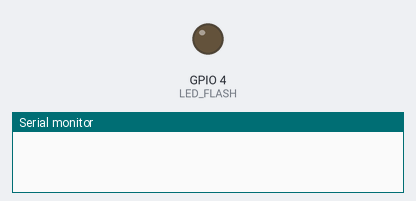
A program run on a simulated ESP32. Shown: output pins drawn as LEDs (lit = HIGH), the last lines printed to the serial monitor. WiFi joins after 1.5 s; servers stay silent unless stated; the camera gives no picture.

Above: at 0.0 s.
At 3.8 s:
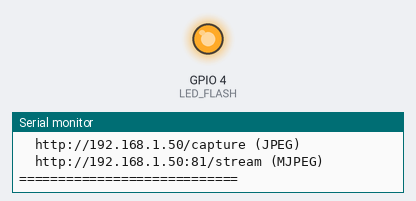
Timing chart, 0 to 5.9 s (numbered marks = the images above):
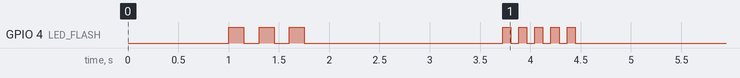

The program:

main.cpp
```cpp
/*
 * ESP32-CAM Camera Server
 * ========================
 * Uses esp_http_server (async, multi-client capable) instead of
 * Arduino WebServer which causes boot loops with camera streaming.
 *
 * Endpoints:
 *   GET /          → Web UI with embedded stream
 *   GET /capture   → Single JPEG snapshot
 *   GET /stream    → MJPEG live stream
 */

#include <WiFi.h>
#include "esp_camera.h"
#include "esp_http_server.h"

// ── WiFi credentials ──
const char* ssid     = "MEDICALEX";
const char* password = "94110Med+";

// ── AI-Thinker ESP32-CAM pin definitions ──
#define PWDN_GPIO_NUM     32
#define RESET_GPIO_NUM    -1
#define XCLK_GPIO_NUM      0
#define SIOD_GPIO_NUM     26
#define SIOC_GPIO_NUM     27
#define Y9_GPIO_NUM       35
#define Y8_GPIO_NUM       34
#define Y7_GPIO_NUM       39
#define Y6_GPIO_NUM       36
#define Y5_GPIO_NUM       21
#define Y4_GPIO_NUM       19
#define Y3_GPIO_NUM       18
#define Y2_GPIO_NUM        5
#define VSYNC_GPIO_NUM    25
#define HREF_GPIO_NUM     23
#define PCLK_GPIO_NUM     22

#define LED_FLASH 4

// MJPEG stream boundary
#define PART_BOUNDARY "123456789000000000000987654321"
static const char* _STREAM_CONTENT_TYPE = "multipart/x-mixed-replace;boundary=" PART_BOUNDARY;
static const char* _STREAM_BOUNDARY = "\r\n--" PART_BOUNDARY "\r\n";
static const char* _STREAM_PART = "Content-Type: image/jpeg\r\nContent-Length: %u\r\n\r\n";

httpd_handle_t camera_httpd = NULL;
httpd_handle_t stream_httpd = NULL;

// ── Camera init ──
bool initCamera() {
    camera_config_t config;
    config.ledc_channel = LEDC_CHANNEL_0;
    config.ledc_timer   = LEDC_TIMER_0;
    config.pin_d0       = Y2_GPIO_NUM;
    config.pin_d1       = Y3_GPIO_NUM;
    config.pin_d2       = Y4_GPIO_NUM;
    config.pin_d3       = Y5_GPIO_NUM;
    config.pin_d4       = Y6_GPIO_NUM;
    config.pin_d5       = Y7_GPIO_NUM;
    config.pin_d6       = Y8_GPIO_NUM;
    config.pin_d7       = Y9_GPIO_NUM;
    config.pin_xclk     = XCLK_GPIO_NUM;
    config.pin_pclk     = PCLK_GPIO_NUM;
    config.pin_vsync    = VSYNC_GPIO_NUM;
    config.pin_href     = HREF_GPIO_NUM;
    config.pin_sccb_sda = SIOD_GPIO_NUM;
    config.pin_sccb_scl = SIOC_GPIO_NUM;
    config.pin_pwdn     = PWDN_GPIO_NUM;
    config.pin_reset    = RESET_GPIO_NUM;
    config.xclk_freq_hz = 20000000;
    config.pixel_format = PIXFORMAT_JPEG;
    config.grab_mode    = CAMERA_GRAB_LATEST;

    if (psramFound()) {
        config.frame_size   = FRAMESIZE_VGA;   // 640x480
        config.jpeg_quality = 10;
        config.fb_count     = 2;
    } else {
        config.frame_size   = FRAMESIZE_QVGA;  // 320x240
        config.jpeg_quality = 12;
        config.fb_count     = 1;
    }

    esp_err_t err = esp_camera_init(&config);
    if (err != ESP_OK) {
        Serial.printf("Camera init failed: 0x%x\n", err);
        return false;
    }

    sensor_t *s = esp_camera_sensor_get();
    if (s) {
        s->set_brightness(s, 1);
        s->set_contrast(s, 1);
        s->set_whitebal(s, 1);
        s->set_awb_gain(s, 1);
        s->set_exposure_ctrl(s, 1);
        s->set_gain_ctrl(s, 1);
    }

    Serial.printf("Camera OK | PSRAM: %s (%d KB free)\n",
        psramFound() ? "YES" : "NO",
        psramFound() ? ESP.getFreePsram() / 1024 : 0);
    return true;
}

// ── /capture handler ──
static esp_err_t capture_handler(httpd_req_t *req) {
    camera_fb_t *fb = esp_camera_fb_get();
    if (!fb) {
        httpd_resp_send_500(req);
        return ESP_FAIL;
    }

    httpd_resp_set_type(req, "image/jpeg");
    httpd_resp_set_hdr(req, "Content-Disposition", "inline; filename=capture.jpg");
    httpd_resp_set_hdr(req, "Access-Control-Allow-Origin", "*");
    esp_err_t res = httpd_resp_send(req, (const char*)fb->buf, fb->len);
    esp_camera_fb_return(fb);
    return res;
}

// ── /stream handler ──
static esp_err_t stream_handler(httpd_req_t *req) {
    esp_err_t res = ESP_OK;
    char part_buf[64];

    res = httpd_resp_set_type(req, _STREAM_CONTENT_TYPE);
    if (res != ESP_OK) return res;

    httpd_resp_set_hdr(req, "Access-Control-Allow-Origin", "*");

    while (true) {
        camera_fb_t *fb = esp_camera_fb_get();
        if (!fb) {
            Serial.println("Stream: capture failed");
            res = ESP_FAIL;
            break;
        }

        size_t hlen = snprintf(part_buf, 64, _STREAM_PART, fb->len);
        res = httpd_resp_send_chunk(req, _STREAM_BOUNDARY, strlen(_STREAM_BOUNDARY));
        if (res == ESP_OK)
            res = httpd_resp_send_chunk(req, part_buf, hlen);
        if (res == ESP_OK)
            res = httpd_resp_send_chunk(req, (const char*)fb->buf, fb->len);

        esp_camera_fb_return(fb);

        if (res != ESP_OK) break;
    }
    return res;
}

// ── / handler (web UI) ──
static esp_err_t index_handler(httpd_req_t *req) {
    String ip = WiFi.localIP().toString();
    String html = "<!DOCTYPE html><html><head>"
        "<meta name='viewport' content='width=device-width,initial-scale=1'>"
        "<title>ESP32-CAM</title>"
        "<style>"
        "body{font-family:monospace;background:#111;color:#0f0;margin:0;padding:20px;text-align:center}"
        "h1{color:#0ff;margin-bottom:5px}"
        ".info{color:#888;font-size:12px;margin-bottom:15px}"
        "img{max-width:100%;border:2px solid #333;border-radius:8px}"
        ".btn{background:#0a0;color:#000;border:none;padding:10px 20px;margin:5px;"
        "cursor:pointer;font-family:monospace;font-weight:bold;border-radius:4px;font-size:14px}"
        ".btn:hover{background:#0f0}"
        "</style></head><body>"
        "<h1>ESP32-CAM</h1>"
        "<div class='info'>IP: " + ip + " | "
        "PSRAM: " + String(psramFound() ? "YES" : "NO") + " | "
        "Heap: " + String(ESP.getFreeHeap() / 1024) + " KB</div>"
        "<div><img id='feed' src='http://" + ip + ":81/stream'></div>"
        "<div style='margin:15px 0'>"
        "<button class='btn' onclick=\"document.getElementById('feed').src='http://" + ip + ":81/stream?'+Date.now()\">Stream</button>"
        "<button class='btn' onclick=\"document.getElementById('feed').src='/capture?'+Date.now()\">Snapshot</button>"
        "</div>"
        "<div class='info'>"
        "Stream: <a href='http://" + ip + ":81/stream' style='color:#0f0'>:" + "81/stream</a> | "
        "Capture: <a href='/capture' style='color:#0f0'>/capture</a>"
        "</div></body></html>";

    httpd_resp_set_type(req, "text/html");
    return httpd_resp_send(req, html.c_str(), html.length());
}

// ── Start servers ──
void startCameraServer() {
    httpd_config_t config = HTTPD_DEFAULT_CONFIG();
    config.server_port = 80;

    // Main server on port 80 (UI + capture)
    httpd_uri_t index_uri = { .uri = "/",        .method = HTTP_GET, .handler = index_handler,   .user_ctx = NULL };
    httpd_uri_t capture_uri = { .uri = "/capture", .method = HTTP_GET, .handler = capture_handler, .user_ctx = NULL };

    if (httpd_start(&camera_httpd, &config) == ESP_OK) {
        httpd_register_uri_handler(camera_httpd, &index_uri);
        httpd_register_uri_handler(camera_httpd, &capture_uri);
        Serial.println("HTTP server on port 80 (UI + capture)");
    }

    // Stream server on port 81 (separate so streaming doesn't block UI)
    config.server_port = 81;
    config.ctrl_port += 1;

    httpd_uri_t stream_uri = { .uri = "/stream", .method = HTTP_GET, .handler = stream_handler, .user_ctx = NULL };

    if (httpd_start(&stream_httpd, &config) == ESP_OK) {
        httpd_register_uri_handler(stream_httpd, &stream_uri);
        Serial.println("Stream server on port 81 (/stream)");
    }
}

void setup() {
    Serial.begin(115200);
    delay(1000);
    Serial.println("\n================================");
    Serial.println("ESP32-CAM Camera Server v2");
    Serial.println("================================");

    pinMode(LED_FLASH, OUTPUT);
    digitalWrite(LED_FLASH, LOW);

    // Boot blink
    for (int i = 0; i < 3; i++) {
        digitalWrite(LED_FLASH, HIGH); delay(150);
        digitalWrite(LED_FLASH, LOW);  delay(150);
    }

    // WiFi first (before camera — GPIO0 XCLK conflict)
    Serial.printf("WiFi: connecting to %s\n", ssid);
    WiFi.mode(WIFI_STA);
    WiFi.begin(ssid, password);

    int attempts = 0;
    while (WiFi.status() != WL_CONNECTED && attempts < 40) {
        delay(500);
        Serial.print(".");
        attempts++;
    }
    Serial.println();

    if (WiFi.status() == WL_CONNECTED) {
        Serial.printf("WiFi OK: %s (%d dBm)\n",
            WiFi.localIP().toString().c_str(), WiFi.RSSI());
    } else {
        Serial.println("WiFi FAILED — will retry after camera init");
    }

    // Camera init
    if (!initCamera()) {
        Serial.println("FATAL: Camera init failed!");
        while (1) { digitalWrite(LED_FLASH, HIGH); delay(50); digitalWrite(LED_FLASH, LOW); delay(50); }
    }

    // Retry WiFi if needed
    if (WiFi.status() != WL_CONNECTED) {
        WiFi.disconnect(); delay(1000);
        WiFi.begin(ssid, password);
        attempts = 0;
        while (WiFi.status() != WL_CONNECTED && attempts < 40) { delay(500); Serial.print("."); attempts++; }
        Serial.println();
    }

    if (WiFi.status() != WL_CONNECTED) {
        Serial.println("WiFi FAILED after retries!");
        while (1) { digitalWrite(LED_FLASH, HIGH); delay(100); digitalWrite(LED_FLASH, LOW); delay(100); }
    }

    // Start HTTP servers
    startCameraServer();

    Serial.println("========== READY ==========");
    Serial.printf("  http://%s/       (web UI)\n", WiFi.localIP().toString().c_str());
    Serial.printf("  http://%s/capture (JPEG)\n", WiFi.localIP().toString().c_str());
    Serial.printf("  http://%s:81/stream (MJPEG)\n", WiFi.localIP().toString().c_str());
    Serial.println("============================");

    // Victory flash
    for (int i = 0; i < 5; i++) {
        digitalWrite(LED_FLASH, HIGH); delay(80);
        digitalWrite(LED_FLASH, LOW);  delay(80);
    }
}

void loop() {
    static unsigned long lastLog = 0;
    if (millis() - lastLog > 30000) {
        lastLog = millis();
        Serial.printf("[%lus] WiFi:%s IP:%s RSSI:%d Heap:%uKB\n",
            millis() / 1000,
            WiFi.status() == WL_CONNECTED ? "OK" : "LOST",
            WiFi.localIP().toString().c_str(),
            WiFi.RSSI(),
            ESP.getFreeHeap() / 1024);
    }

    if (WiFi.status() != WL_CONNECTED) {
        Serial.println("WiFi lost, reconnecting...");
        WiFi.reconnect();
        delay(5000);
    }

    delay(100);
}
```
